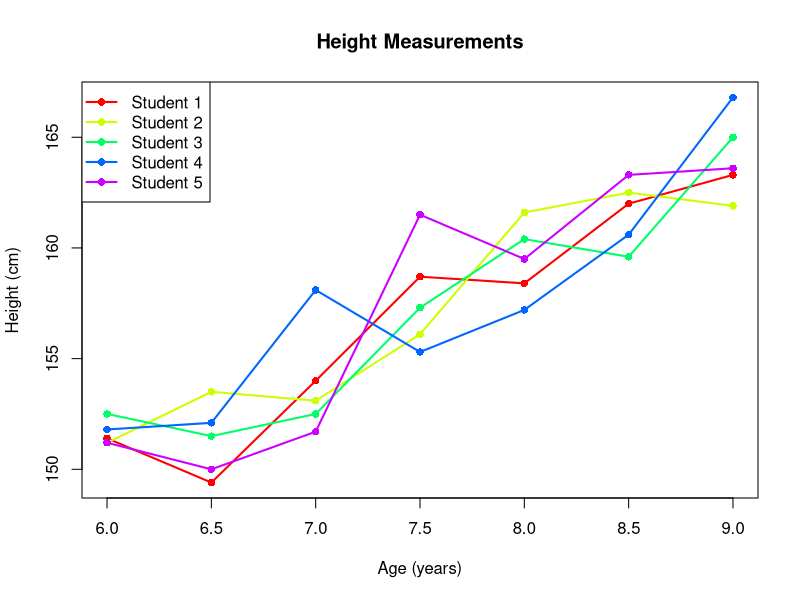
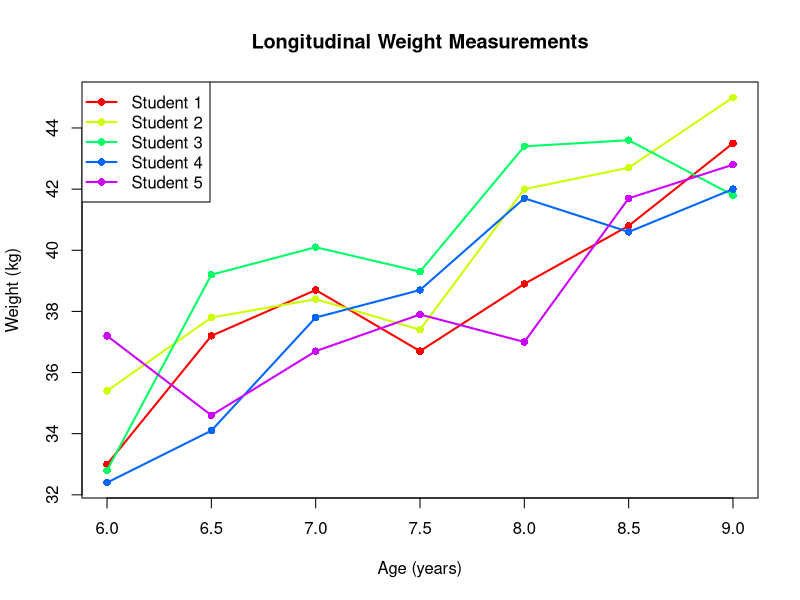

These charts were generated, in order, by the following R code:
students <- paste("Student", 1:5)
ages <- seq(6, 9, by = 0.5)  # 6, 6.5, ..., 9

# Create a data frame of heights
data <- expand.grid(Age = ages, Student = students)
data$Height <- round(rnorm(nrow(data), mean = 120 + 5 * data$Age, sd = 2), 1)

# Base R plot
plot(data$Age, data$Height, type = "n", 
     xlab = "Age (years)", ylab = "Height (cm)", 
     main = "Height Measurements")
colors <- rainbow(length(students))

# Add points and lines per student
for (i in seq_along(students)) {
  subset_data <- subset(data, Student == students[i])
  lines(subset_data$Age, subset_data$Height, col = colors[i], lwd = 2)
  points(subset_data$Age, subset_data$Height, col = colors[i], pch = 16)
}
legend("topleft", legend = students, col = colors, pch = 16, lty = 1, lwd = 2)

set.seed(456)  # For reproducibility
students <- paste("Student", 1:5)
ages <- seq(6, 9, by = 0.5)  # 6, 6.5, ..., 9

# Create a data frame of weights
data_w <- expand.grid(Age = ages, Student = students)
data_w$Weight <- round(rnorm(nrow(data_w), mean = 20 + 2.5 * data_w$Age, sd = 1.5), 1)

# Base R plot
plot(data_w$Age, data_w$Weight, type = "n", 
     xlab = "Age (years)", ylab = "Weight (kg)", 
     main = "Longitudinal Weight Measurements")
colors <- rainbow(length(students))

# Add points and lines per student
for (i in seq_along(students)) {
  subset_data <- subset(data_w, Student == students[i])
  lines(subset_data$Age, subset_data$Weight, col = colors[i], lwd = 2)
  points(subset_data$Age, subset_data$Weight, col = colors[i], pch = 16)
}

legend("topleft", legend = students, col = colors, pch = 16, lty = 1, lwd = 2)
